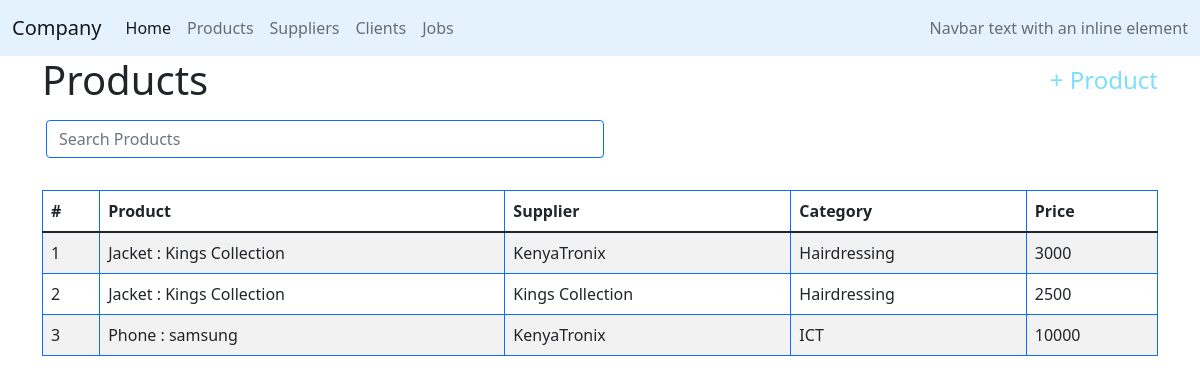
Page /company/products on the committed database.
### company/models.py (models this page shows, shortened)
class Price(models.Model):
    id = models.BigAutoField(primary_key=True)
    price = models.IntegerField()
    product = models.ForeignKey(Product, related_name="productPrice",on_delete=models.CASCADE, blank=True, null=True)
    supplier = models.ForeignKey(Supplier,related_name="products", on_delete=models.CASCADE, blank=True, null=True)

class Product(models.Model):
    id = models.BigAutoField(primary_key=True)
    category = models.IntegerField()
    nameP = models.CharField(max_length=64)
    brand = models.CharField(max_length=64)
    size = models.IntegerField()
    weight = models.IntegerField()
    description = models.TextField()

class Company(PolymorphicModel):
    id = models.BigAutoField(primary_key=True)
    nameC = models.CharField(max_length=64)
    address = models.IntegerField()
    email = models.CharField(max_length=64, default=0)
    contact = models.IntegerField()

### company/views.py (the view)
# urls.py: path('products', views.products, name='products'),
def products(request):
    products = Price.objects.all()
    suppliers = Supplier.objects.all()
    return render(request, "company/products.html",{
        "products": products[::-1],
        "suppliers": suppliers,
        "categories": categories
    })

### company/models.py (called while the page is built)
    def __str__(self):
        return f"{self.nameC}"

### company/templates/company/products.html (shortened to what this page needs)
{% extends "company/layout.html"%}
{% block body %}
<div class="container">
    <div class="d-flex justify-content-between mr-2">
        <h1>Products</h1>
        <h4 class="align-self-center" id="addButton">+ Product</h4>
    </div>
    <div class="filterProduct row form-group mx-1 mb-4 pt-2 col-md-6">
      <input class="filterInput form-control border-primary" type="text" placeholder="Search Products">
    </div>
    <div class="rounded mt-2 pt-2">
      <table class="table table-striped table-hover table-bordered border-primary pt-2">
          <thead>
            <tr>
              <th scope="col">#</th>
              <th scope="col">Product</th>
              <th scope="col">Supplier</th>
              <th scope="col">Category</th>
              <th scope="col">Price</th>
            </tr>
          </thead>
          <tbody id="tableProduct">
              {%for product in products %}
              <tr id="{{product.product.id}}">
                  <td scope="row" class="rowCounter"></td>
                  <td>{{product.product.nameP}} : {{product.product.brand}} </td>
                  <td>{{product.supplier}}</td>
                  <td class="categoryColumn">{{product.product.category}}</td>
                  <td>{{product.price}}</td>
              </tr>
              {%endfor%}
          </tbody>
        </table>
    </div>
</div>
{%endblock%}
{% load static %}

### company/static/company/styles.css (style rules this page uses)
#addButton { color: rgb(124, 222, 252); }
table { counter-reset: rowCount; }
.rowCounter::before { counter-increment: rowCount; content: counter(rowCount); }

### rows in the picture
Price: product.nameP "Jacket", product.brand "Kings Collection", supplier "KenyaTronix", price "3000"
Price: product.nameP "Jacket", product.brand "Kings Collection", supplier "Kings Collection", price "2500"
Price: product.nameP "Phone", product.brand "samsung", supplier "KenyaTronix", price "10000"
